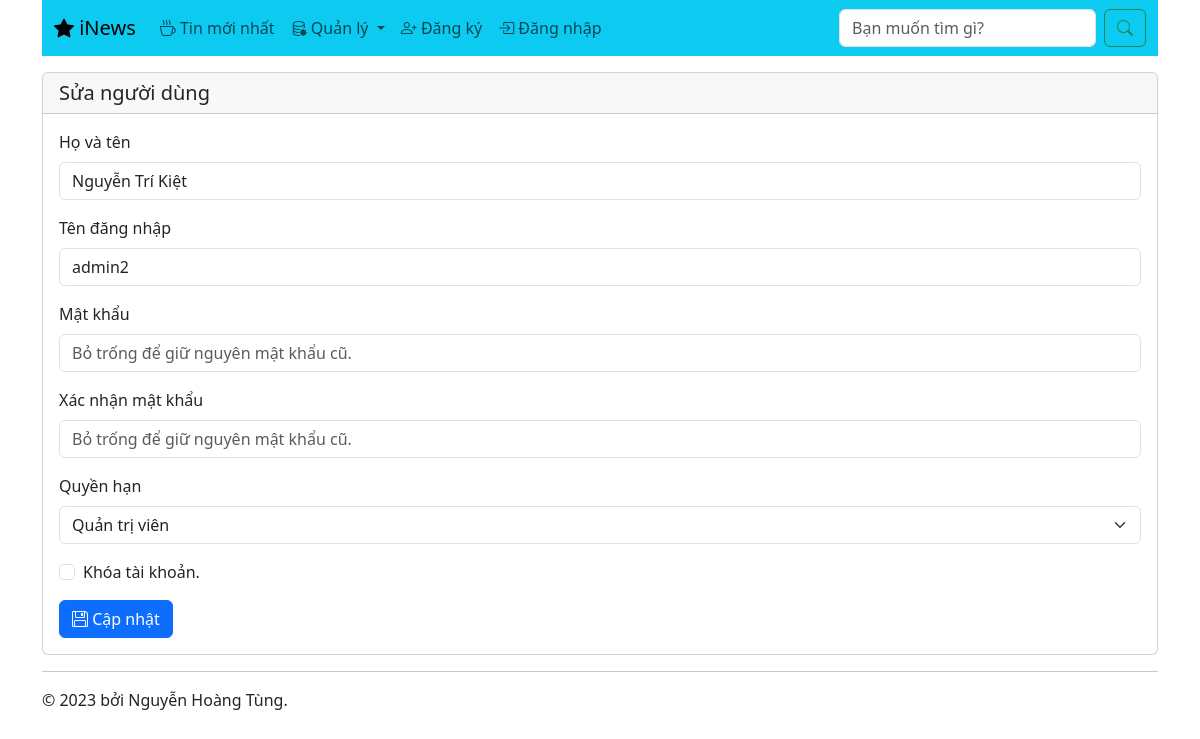
/nguoidung_sua.php?id=3, run on the app's committed database.
### tables this page shows
CREATE TABLE IF NOT EXISTS `tbl_nguoidung` (
  `ID` int NOT NULL AUTO_INCREMENT,
  `HoVaTen` varchar(50) NOT NULL,
  `TenDangNhap` varchar(50) NOT NULL,
  `MatKhau` varchar(100) NOT NULL,
  `QuyenHan` tinyint(1) NOT NULL,
  `Khoa` tinyint(1) NOT NULL,
  PRIMARY KEY (`ID`)
);

### nguoidung_sua.php (the view, shortened to what this page needs)
<?php
	require_once 'ketnoi.php';
?>
<!DOCTYPE html>
<html lang="en">
	<head>
		<link href="https://cdn.jsdelivr.net/npm/bootstrap@5.3.2/dist/css/bootstrap.min.css" rel="stylesheet" />
		<link rel="stylesheet" href="https://cdn.jsdelivr.net/npm/bootstrap-icons@1.11.1/font/bootstrap-icons.css" />
	</head>
	<body>
		<div class="container">
			<?php include_once 'navbar.php'; ?>
			<div class="card mt-3">
				<h5 class="card-header">Sửa người dùng</h5>
				<div class="card-body">
					<?php
						$id = $_GET['id'];
						$sql = 'SELECT * FROM tbl_nguoidung WHERE ID = :ID';
						$cmd = $conn->prepare($sql);
						$cmd->bindValue(':ID', $id);
						$cmd->execute();
						$result = $cmd->fetch();
					?>
					<form action="nguoidung_sua_xuly.php" method="post" class="needs-validation" novalidate>
						<div class="mb-3">
							<label for="HoVaTen" class="form-label">Họ và tên</label>
							<input type="text" class="form-control" id="HoVaTen" name="HoVaTen" value="<?php echo $result['HoVaTen']; ?>" required />
						</div>
						<div class="mb-3">
							<label for="TenDangNhap" class="form-label">Tên đăng nhập</label>
							<input type="text" class="form-control" id="TenDangNhap" name="TenDangNhap" value="<?php echo $result['TenDangNhap']; ?>" required />
						</div>
						<div class="mb-3">
							<label for="MatKhau" class="form-label">Mật khẩu</label>
							<input type="password" class="form-control" id="MatKhau" name="MatKhau" placeholder="Bỏ trống để giữ nguyên mật khẩu cũ." />
						</div>
						<div class="mb-3">
							<label for="XacNhanMatKhau" class="form-label">Xác nhận mật khẩu</label>
							<input type="password" class="form-control" id="XacNhanMatKhau" name="XacNhanMatKhau" placeholder="Bỏ trống để giữ nguyên mật khẩu cũ." />
						</div>
						<div class="mb-3">
							<label for="QuyenHan" class="form-label">Quyền hạn</label>
							<select class="form-select" id="QuyenHan" name="QuyenHan" required>
								<option value="1" <?php echo ($result['QuyenHan'] == 1 ? 'selected' : ''); ?>>Quản trị viên</option>
							</select>
						</div>
						<div class="mb-3">
							<div class="form-check">
								<input class="form-check-input" type="checkbox" id="KhoaTaiKhoan" name="KhoaTaiKhoan" <?php echo ($result['Khoa'] == 1 ? 'checked' : ''); ?> />
								<label class="form-check-label" for="KhoaTaiKhoan">
									Khóa tài khoản.
								</label>
							</div>
						</div>
						<button type="submit" class="btn btn-primary"><i class="bi bi-floppy"></i> Cập nhật</button>
					</form>
				</div>
			</div>
			<?php include_once 'footer.php'; ?>
		</div>
	</body>
</html>

### data on the page
tbl_nguoidung: HoVaTen "Nguyễn Trí Kiệt", TenDangNhap "admin2", QuyenHan "Quản trị viên"
